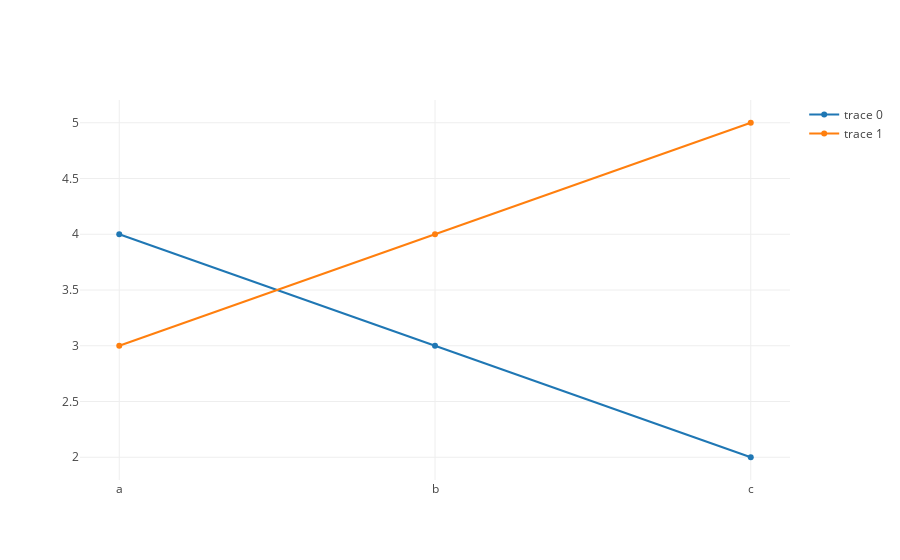

Notebook code cell kept with this figure:
### Code cell
import plotly.plotly as py
import plotly.graph_objs as go

trace1 = go.Scatter(
    x=[1, 2, 3],
    y=[4, 3, 2]
)
trace2 = go.Scatter(
    x=[20, 30, 40],
    y=[30, 40, 50],
    xaxis='x2',
    yaxis='y2'
)
data = [trace1, trace2]
layout = go.Layout(
    xaxis2=dict(
        domain=[0.6, 0.95],
        anchor='y2'
    ),
    yaxis2=dict(
        domain=[0.6, 0.95],
        anchor='x2'
    )
)
fig = go.Figure(data=data, layout=layout)
py.iplot(fig, filename='simple-inset')

### Figure 1 — Plotly figure (JSON) as saved in the notebook; plotly's stock layout.template omitted (floating-point values rounded to 4 significant figures)
{"data": [{"type": "scatter", "x": ["a", "b", "c"], "y": [4, 3, 2]}, {"type": "scatter", "x": ["a", "b", "c"], "xaxis": "x1", "y": [3, 4, 5], "yaxis": "y1"}], "layout": {}}
